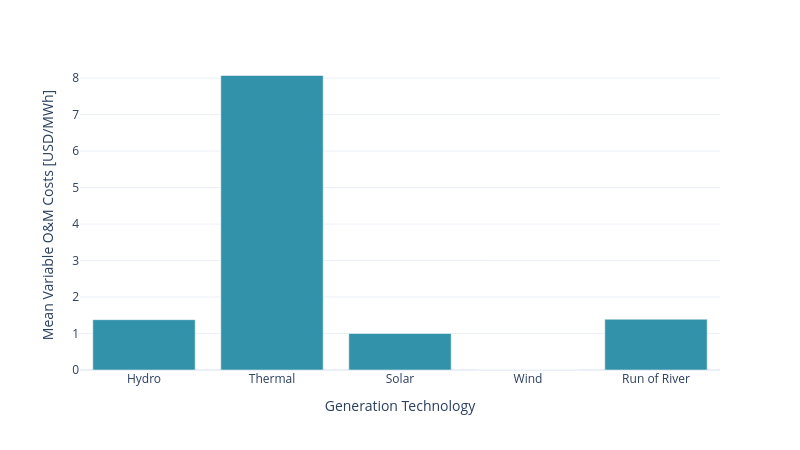

Notebook source saved alongside this figure:
### Code cell
gen_variable_om  = gen_costs.copy()
gen_variable_om = gen_variable_om[['gen_tech','gen_variable_om']]

gen_variable_om = gen_variable_om.groupby(['gen_tech']).agg({'gen_variable_om':'mean'}).reset_index()

fig = px.bar(
    gen_variable_om, x='gen_tech', y='gen_variable_om',
    color_discrete_sequence=[colors[0]],
    labels={'gen_tech': 'Generation Technology', 'gen_variable_om': 'Mean Variable O&M Costs [USD/MWh]'},
    height=9*50, width=16*50, category_orders={"gen_tech": tech_order},
    template='plotly_white')

fig.write_image(f"../images/Mean Variable O&M Costs.png")
fig.show()

### Figure 1 — Plotly figure (JSON) as saved in the notebook; plotly's stock layout.template omitted (floating-point values rounded to 4 significant figures)
{"data": [{"alignmentgroup": "True", "hovertemplate": "Generation Technology=%{x}<br>Mean Variable O&M Costs [USD/MWh]=%{y}<extra></extra>", "legendgroup": "", "marker": {"color": "#3292A9", "pattern": {"shape": ""}}, "name": "", "offsetgroup": "", "orientation": "v", "showlegend": false, "textposition": "auto", "type": "bar", "x": ["Hydro", "Run of River", "Solar", "Thermal", "Wind"], "xaxis": "x", "y": [1.38, 1.39, 1, 8.071, 0], "yaxis": "y"}], "layout": {"barmode": "relative", "height": 450, "legend": {"tracegroupgap": 0}, "margin": {"t": 60}, "width": 800, "xaxis": {"anchor": "y", "categoryarray": ["Hydro", "Thermal", "Solar", "Wind", "Run of River"], "categoryorder": "array", "domain": [0, 1], "title": {"text": "Generation Technology"}}, "yaxis": {"anchor": "x", "domain": [0, 1], "title": {"text": "Mean Variable O&M Costs [USD/MWh]"}}}}
